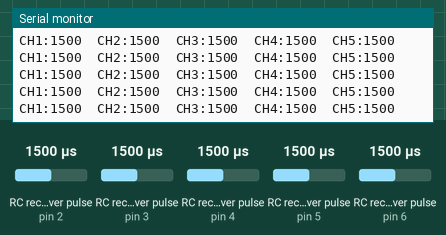
Recording of a sketch running on a simulated Arduino Uno, built with avr-gcc and run on an emulated ATmega328P. Shown: the last lines printed to the serial monitor. Wiring (inferred from the names in the program): 5 × RC receiver channel: data pin 2 / data pin 3 / data pin 4 / data pin 5 / data pin 6. Inputs (shaded band) come from the test bench; at power-on: RC receiver pulse (sensors on pin 2, pin 3, pin 4, pin 5, pin 6) 1500 µs.

Above: at 1.2 s.
1.3 s: RC receiver pulse (sensor on pin 2) set to 1020 µs
At 1.56 s:
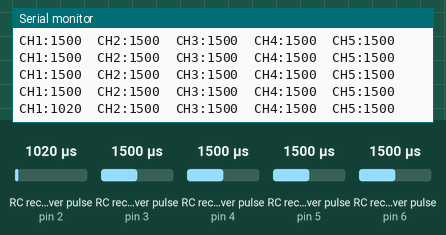
2.8 s: RC receiver pulse (sensor on pin 3) set to 1020 µs
At 2.97 s:
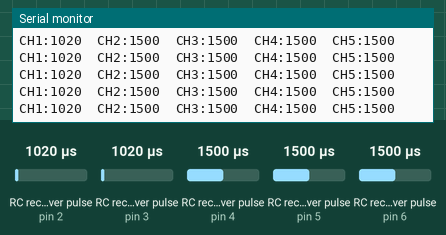
4.3 s: RC receiver pulse (sensor on pin 4) set to 1020 µs
At 4.38 s:
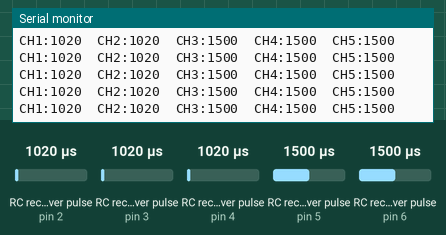
5.8 s: RC receiver pulse (sensor on pin 5) set to 1020 µs
At 5.99 s:
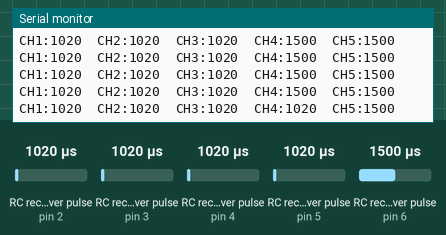
7.3 s: RC receiver pulse (sensor on pin 6) set to 1020 µs
At 7.4 s:
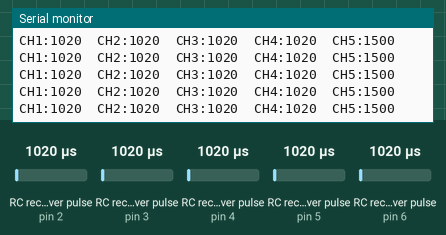
10.3 s: RC receiver pulse (sensor on pin 2) set to 1250 µs
At 10.42 s:
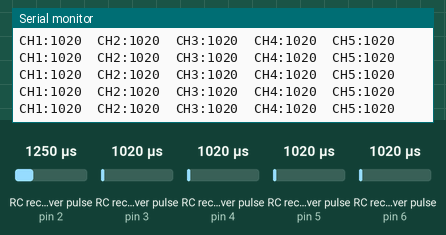
Timing chart, 0 to 13.3 s (numbered marks = the images above; inputs shaded):
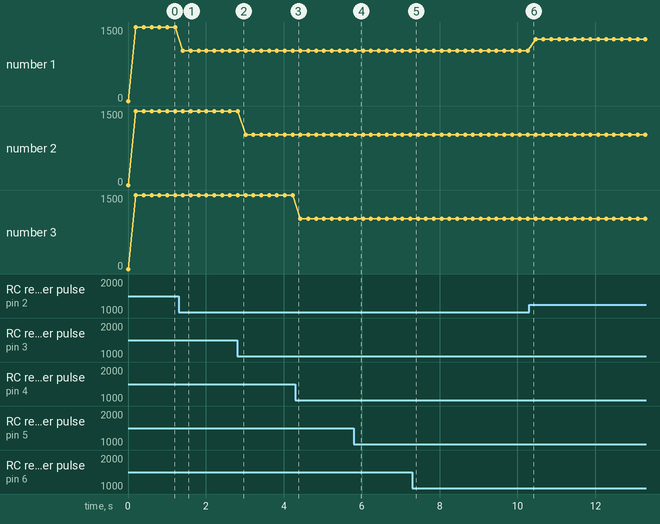

The sketch:

minimalMoreChannels.ino
```cpp
/*
   Minimal decoding of multiple RC channels using pin change interrupts

   Does not check for reasonable values or timeouts

   Based on https://ryanboland.com/blog/reading-rc-receiver-values

  change log

  02 may 2022 - ms - initial entry
  24 may 2022 - ms - changed RC_CHx_PIN names
  15 sep 2022 - ms - changed pin numbers to new assignments
  16 Nov 2025 - ms - fixed bug: space not allocated for six channels, but six channels read

*/


// install this library from the library manager
// by Mike "GreyGnome" Schwager
#include <EnableInterrupt.h>

#define SERIAL_PORT_SPEED 9600
#define RC_NUM_CHANNELS  5

// DO NOT CHANGE THESE NUMBERS - THEY ARE
// INDEXES INTO THE ARRAY
#define RC_CH1  0
#define RC_CH2  1
#define RC_CH3  2
#define RC_CH4  3
#define RC_CH5  4

// CHANGE THESE NUMBERS TO CORRESPOND TO THE PINS THAT
// YOUR SHIELD HAS CONNECTED TO THE RADIO CHANNELS
#define RC_CH1_PIN  2
#define RC_CH2_PIN  3
#define RC_CH3_PIN  4
#define RC_CH4_PIN  5
#define RC_CH5_PIN  6

uint16_t rc_values[RC_NUM_CHANNELS];
uint32_t rc_start[RC_NUM_CHANNELS];
volatile uint16_t rc_shared[RC_NUM_CHANNELS];

void rc_read_values() {
  noInterrupts();
  memcpy(rc_values, (const void *)rc_shared, sizeof(rc_shared));
  interrupts();
}

void calc_input(uint8_t channel, uint8_t input_pin) {
  if (digitalRead(input_pin) == HIGH) {
    rc_start[channel] = micros();
  } else {
    uint16_t rc_compare = (uint16_t)(micros() - rc_start[channel]);
    rc_shared[channel] = rc_compare;
  }
}

void calc_ch1() {
  calc_input(RC_CH1, RC_CH1_PIN);
}
void calc_ch2() {
  calc_input(RC_CH2, RC_CH2_PIN);
}
void calc_ch3() {
  calc_input(RC_CH3, RC_CH3_PIN);
}
void calc_ch4() {
  calc_input(RC_CH4, RC_CH4_PIN);
}
void calc_ch5() {
  calc_input(RC_CH5, RC_CH5_PIN);
}

void setup() {
  Serial.begin(SERIAL_PORT_SPEED);

  pinMode(RC_CH1_PIN, INPUT);
  pinMode(RC_CH2_PIN, INPUT);
  pinMode(RC_CH3_PIN, INPUT);
  pinMode(RC_CH4_PIN, INPUT);
  pinMode(RC_CH5_PIN, INPUT);

  enableInterrupt(RC_CH1_PIN, calc_ch1, CHANGE);
  enableInterrupt(RC_CH2_PIN, calc_ch2, CHANGE);
  enableInterrupt(RC_CH3_PIN, calc_ch3, CHANGE);
  enableInterrupt(RC_CH4_PIN, calc_ch4, CHANGE);
  enableInterrupt(RC_CH5_PIN, calc_ch5, CHANGE);
}

void loop() {
  rc_read_values();

  Serial.print("CH1:"); Serial.print(rc_values[RC_CH1]); Serial.print("\t");
  Serial.print("CH2:"); Serial.print(rc_values[RC_CH2]); Serial.print("\t");
  Serial.print("CH3:"); Serial.print(rc_values[RC_CH3]); Serial.print("\t");
  Serial.print("CH4:"); Serial.print(rc_values[RC_CH4]); Serial.print("\t");
  Serial.print("CH5:"); Serial.print(rc_values[RC_CH5]); Serial.print("\t");
  Serial.println();

  delay(200);
}
```

Measured:
- after the input at 1.3 s, the serial monitor: prints a new line after 0.11 s (image 1)
- after the input at 5.8 s, the serial monitor: prints a new line at once (image 4)
- plotted number 1: 1500 → 1020 after the input at 1.3 s, 1020 → 1252 after the input at 10.3 s
